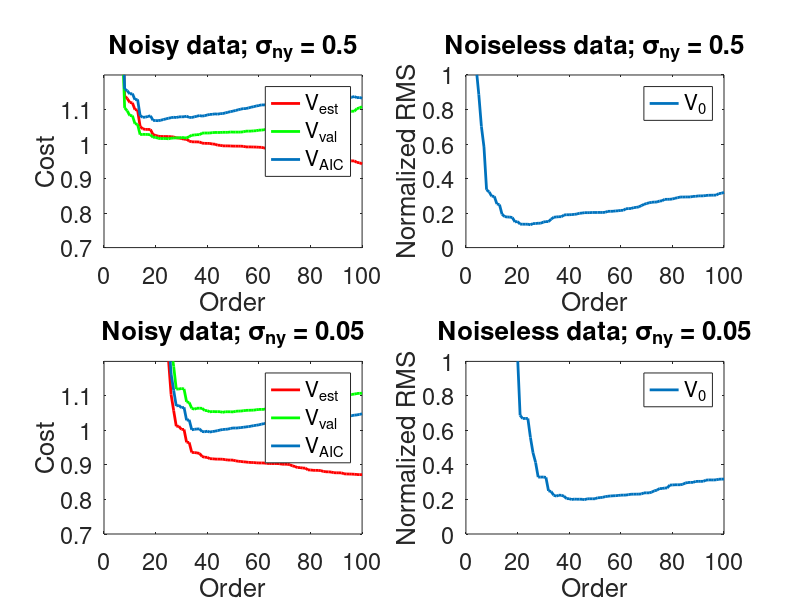

Recreate this plot in MATLAB.
%--------------------------------------------------------------------------
% Marie Valenduc and Willem Melis (November 2016) 
% System identification and modeling - Session 2
%--------------------------------------------------------------------------
clear all; close all;

% data
N_est = 1000;                               % size of the estimation set
N_val = 10000;                              % size of the validation set
N = N_est + N_val; 
index_est = 1:N_est;
index_val = N_est+1:N;
stdev_u0 = 1;
stdev_ny = 0.5;

for k =1:2:3
    % generation of the data
    [b,a] = cheby1(3,0.5,[2*0.15 2*0.3]);   % transfer function G0
    u0 = stdev_u0*randn(N,1);               % input
    ny = stdev_ny*randn(N,1);               % noise on the ouput
    y0 = filter(b,a,u0);                    % noiseless on the ouput
    y = y0 + ny;                            % noisy ouput
    
    for order = 1:100
        % building matrix K(u0)
        t = toeplitz(u0(index_est));
        K = tril(t);
        K = K(:,1:order);
        
        % solving the system
        g = K\y(index_est);
        
        % output of the FIR system
        y_hat = filter(g,1,u0);

        % computing the least squares cost functions V_LS
        % based on the estimation set
        V_LS_est(order) = sum((y(index_est) - y_hat(1:N_est)).^2)/N_est; 
        % based on the validation set
        V_LS_val(order) = sum((y(index_val) - y_hat(N_est+1:N_est+N_val)).^2)/N_val;
        
        % computing the Akaike cost function V_AIC (based on the estimation
        % set !)
        V_AIC(order) = V_LS_est(order)*(1+2*(order+1)/N_est);
        
        % computing the error V_0
        V_0(order) = sum((y0(index_val) - y_hat(index_val)).^2)/N_val;       
    end
    
    disp(['- - - Results for sigma_ny = ',num2str(stdev_ny)]);
    [~,indexmin] = min(V_AIC);
    disp(['The optimal order given by the AIC is ',num2str(indexmin)]);
    
    [~,indexmin] = min(V_LS_val);
    disp(['The optimal order given by the validation set is ',num2str(indexmin)]);
    
    figure(1); subplot(2,2,k)
    plot(V_LS_est./stdev_ny^2,'r','LineWidth',2); hold all;
    plot(V_LS_val./stdev_ny^2,'g','LineWidth',2); hold all;
    plot(V_AIC./stdev_ny^2,'LineWidth',2)
    set(gca, 'fontsize', 17);
    xlim([0,100]); ylim([0.7, 1.2]);
    ylabel('Cost'); xlabel('Order');
    legend('V_{est}','V_{val}','V_{AIC}');
    if(k==1) title('Noisy data; \sigma_{ny} = 0.5'); 
    elseif(k==3) title('Noisy data; \sigma_{ny} = 0.05'); 
    end
    
    figure(1); subplot(2,2,k+1)
    plot(sqrt(V_0/stdev_ny^2),'LineWidth',2)
    set(gca, 'fontsize', 17);
    xlim([0,100]); ylim([0, 1]);
    ylabel('Normalized RMS'); xlabel('Order');
    legend('V_0');
    if(k==1) title('Noiseless data; \sigma_{ny} = 0.5'); 
    elseif(k==3) title('Noiseless data; \sigma_{ny} = 0.05'); 
    end
    
    stdev_ny = 0.05;                        % for second experiment
end





